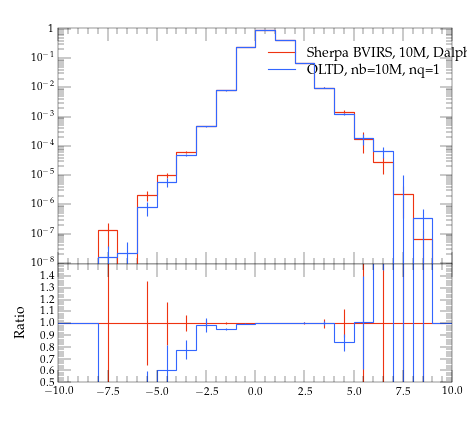

Write the Python code that produced this figure.
#! /usr/bin/env python

# This Python script was auto-generated using YODA v2.0.0.
# Analysis object: /evtb/inc_jb_y
# Timestamp: 15-04-2024 (14:39:54)

import matplotlib as mpl
import matplotlib.pyplot as plt
mpl.use('Agg') # comment out for interactive use
import os
import numpy as np

plotDir = os.path.split(os.path.realpath(__file__))[0]
if 'YODA_USER_PLOT_PATH' in globals():
    plot_outdir = globals()['YODA_USER_PLOT_PATH']
else:
    plot_outdir = plotDir

#plot style
plt.style.use(os.path.join(plotDir, '../default.mplstyle'))
# plot metadata
figW, figH = plt.rcParams['figure.figsize']
ax_xLabel = r''
ax_yLabel = r''
ax_title  = r''
ax_xScale = 'linear'
ax_yScale = 'log'
xLims = (-10.0, 10.0)
yLims = (9.000000000000001e-09, 1.1)

# TeX-friendly labels for the legend
labels = [ r"Sherpa BVIRS, 10M, Dalpha=0.01", r"OLTD, nb=10M, nq=1" ]

# Create figure and axis objects
fig, (ax, ratio0_ax) = plt.subplots(2, 1, sharex=True,
                  figsize=(figW,figH), gridspec_kw={'height_ratios': (2, 1)})
ratio0_ax.yaxis.set_major_locator(mpl.ticker.MultipleLocator(0.1))
ratio0_ax.set_ylim(0.5, 1.4999)
ratio0_ax.set_ylabel('Ratio')

# LineColor map: curve index -> color
linecolors = {0: '#EE3311', 1: '#3366FF'}
# the numerical data is stored in a separate file
dataf = dict()
prefix = os.path.split(__file__)[0]
if prefix:    prefix = prefix + '/'
exec(open(prefix+'inc_jb_y__data.py').read(), dataf)


legend_handles = [] # keep track of handles for the legend

# style options for curves
# starts at zorder>=5 to draw curve on top of legend
styles = {
  'curve0': {
    'color' : linecolors[0],
    'linestyle' : '-',
    'marker' : 'o',
    'zorder' : 5,
    'histstyle' : True,
  },
  'curve1': {
    'color' : linecolors[1],
    'linestyle' : '-',
    'marker' : 'o',
    'zorder' : 6,
    'histstyle' : True,
  },
}
# curve from input yoda files in main panel
for label in dataf['yvals'].keys():
    if all(np.isnan(v) for v in dataf['yvals'][label]):
        continue
    tmp = None
    if styles[label]['histstyle']: # draw as histogram
        tmp, = ax.plot(dataf['xedges'], dataf['yedges'][label],
                       color=styles[label]['color'],
                       linestyle=styles[label]['linestyle'],
                       drawstyle='steps-pre', solid_joinstyle='miter',
                       zorder=styles[label]['zorder'], label=label)
        ax.errorbar(dataf['xpoints'], dataf['yvals'][label], color=styles[label]['color'],
                    xerr=dataf['xerrs'], yerr=[dataf['ydowns'][label], dataf['yups'][label]],
                    linestyle='none', zorder=styles[label]['zorder'])
    else: # draw as scatter
        tmp = ax.errorbar(dataf['xpoints'], dataf['yvals'][label],
                          xerr=dataf['xerrs'],
                          yerr=[ dataf['ydowns'][label],
                          dataf['yups'][label] ],
                          fmt=styles[label]['marker'],
                          ecolor=styles[label]['color'],
                          color=styles[label]['color'], zorder=2)
        tmp[-1][0].set_linestyle(styles[label]['linestyle'])
    legend_handles += [tmp]
    for varLabel in dataf['variation_yvals'].keys():
        if varLabel.startswith(label):
            tmp, = ax.plot(dataf['xedges'], dataf['variation_yvals'][varLabel],
                           color=styles[label]['color'],
                           linestyle=styles[label]['linestyle'],
                           drawstyle='steps-pre', solid_joinstyle='miter',
                           zorder=styles[label]['zorder'], alpha=0.5)


# plots on ratio panel
# curve from input yoda files in ratio panel
for label, yvals in dataf['ratio0_yvals'].items():
    if all(np.isnan(v) for v in yvals):
        continue
    if styles[label]['histstyle']: # plot as histogram
        ratio0_ax.plot(dataf['xedges'], yvals,
                       color=styles[label]['color'],
                       linestyle=styles[label]['linestyle'],
                       drawstyle='steps-pre', zorder=1,
                       solid_joinstyle='miter')
        ratio0_ax.vlines(dataf['xpoints'],
                         dataf['ratio0_ymin'][label],
                         dataf['ratio0_ymax'][label],
                         color=styles[label]['color'], zorder=1)
    else: # plot as scatter
        tmp = ratio0_ax.errorbar(dataf['xpoints'],
                                 yvals, xerr=dataf['xerrs'],
                                 yerr=dataf['ratio0_yerrs'][label],
                                 fmt=styles[label]['marker'],
                                 ecolor=styles[label]['color'],
                                 color=styles[label]['color'])
        tmp[-1][0].set_linestyle(styles[label]['linestyle'])

    for varlabel in dataf['ratio0_variation_vals'].keys():
        if varlabel.startswith(label):
            ratio0_ax.plot(dataf['xedges'],
                            dataf['ratio0_variation_vals'][varlabel],
                            color=styles[label]['color'],
                            linestyle=styles[label]['linestyle'],
                            drawstyle='steps-pre', solid_joinstyle='miter',
                            zorder=1, alpha=0.5)

legend_pos = (0.5, 0.97)
ax.legend(legend_handles, labels, loc='upper left', bbox_to_anchor=legend_pos)

# set plot metadata as defined above
ratio0_ax.set_xlabel(ax_xLabel)
ratio0_ax.xaxis.set_label_coords(1., -.15)
ax.set_ylabel(ax_yLabel, loc='top')
ax.set_title(ax_title, loc='left')
ax.set_xscale(ax_xScale)
ax.set_yscale(ax_yScale)
ax.set_xlim(xLims)
ax.set_ylim(yLims)

# tick formatting
plt.rcParams['xtick.top'] = True
plt.rcParams['ytick.right'] = True
ax.yaxis.set_major_locator(mpl.ticker.LogLocator(base=10.0, numticks=np.inf))
ax.yaxis.set_minor_locator(mpl.ticker.LogLocator(
                           base=10.0, subs=np.arange(0.1, 1, 0.1), numticks=np.inf))
fig.align_ylabels((ax, ratio0_ax))
plt.savefig(os.path.join(plot_outdir, 'inc_jb_y.pdf'), format='PDF')
plt.savefig(os.path.join(plot_outdir, 'inc_jb_y.png'), format='PNG')

plt.close(fig)
